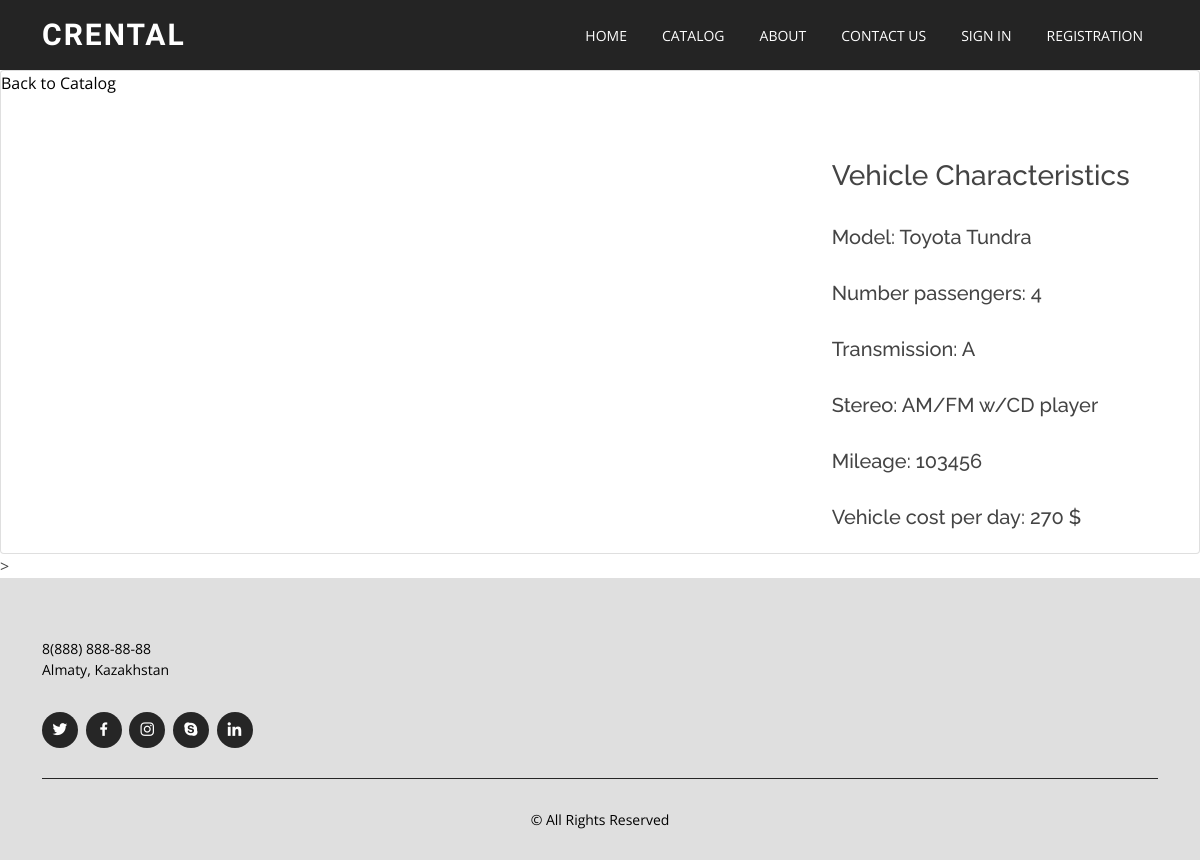
The app's page /view_details/2/ with its own data.
### myapp/models.py (models this page shows)
class Vehicle(models.Model):
    model = models.CharField(max_length=250)
    year = models.CharField(max_length=10)
    mileage = models.BigIntegerField()
    number_pass = models.IntegerField()
    per_day = models.IntegerField()
    stereo = models.CharField(max_length=255)
    transmission = models.CharField(max_length=20)
    image = models.ImageField()
    company = models.ForeignKey(Company, on_delete=models.CASCADE)

class Company(models.Model):
    name = models.CharField(max_length=250)
    location = models.CharField(max_length=255)

### myapp/views.py (the view)
# urls.py: path('view_details/<int:pk>/',views.vehicle_details,name='vehicle_detail'),
def vehicle_details(request, pk):
    vehicle = get_object_or_404(Vehicle, pk = pk)
    context = {
        'vehicle': vehicle
    }
    return render(request, 'myapp/details.html', context)

### myapp/templates/myapp/details.html (shortened to what this page needs)
{% extends 'myapp/base.html' %}
{% load static %}
{% block content %}
<div class="card mb-auto  col-md-12" style="background: white;text-decoration-color: black;">
    <div class="row no-gutters">
        <a href="{% url 'catalog' %}" style="color: black; ">Back to Catalog</a>
      <div class="col-md-6 ms-auto">
      </div>
      <div class="col-md-4 pt-5 ms-auto">
        <div class="card-body " style=" font-weight: bold;">
          <h3 class="card-title font-weight-bold">Vehicle Characteristics</h3>
          <br>
          <h5>Model: {{vehicle.company.name}} {{ vehicle.model }}</h5>
        <br>
        <h5>Number passengers: {{ vehicle.number_pass }}</h5>
        <br>
        <h5>Transmission: {{ vehicle.transmission }}</h5>
        <br>
        <h5>Stereo: {{ vehicle.stereo }}</h5>
        <br>
        <h5>Mileage: {{ vehicle.mileage }}</h5>
        <br>
        <h5>Vehicle cost per day: {{ vehicle.per_day }} $</h5>
        </div>
      </div>
    </div>
  </div>>
{% endblock %}

### myapp/static/myapp/assets/css/style.css (style rules this page uses)
body { font-family: "Open Sans", sans-serif; color: #444444; }
a { color: #cc1616; text-decoration: none; }
h1, h2, h3, h4, h5, h6 { font-family: "Raleway", sans-serif; }

### records on screen
Vehicle: company.name "Toyota", model "Tundra", number_pass "4", transmission "A", stereo "AM/FM w/CD player", mileage "103456", per_day "270"
